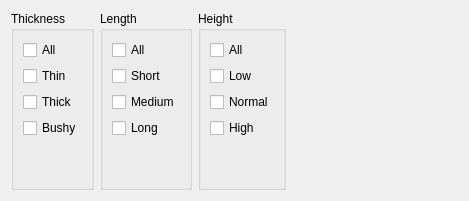
       <widget class="QWidget" name="eyebrowsB">
        <layout class="QHBoxLayout" name="horizontalLayout_37">
         <item>
          <widget class="QGroupBox" name="groupBox_92">
           <property name="title">
            <string>Thickness</string>
           </property>
           <layout class="QVBoxLayout" name="verticalLayout_87">
            <item>
             <widget class="QCheckBox" name="checkBox_432">
              <property name="text">
               <string>All</string>
              </property>
             </widget>
            </item>
            <item>
             <widget class="QCheckBox" name="checkBox_433">
              <property name="text">
               <string>Thin</string>
              </property>
             </widget>
            </item>
            <item>
             <widget class="QCheckBox" name="checkBox_434">
              <property name="text">
               <string>Thick</string>
              </property>
             </widget>
            </item>
            <item>
             <widget class="QCheckBox" name="checkBox_435">
              <property name="text">
               <string>Bushy</string>
              </property>
             </widget>
            </item>
            <item>
             <spacer name="verticalSpacer_86">
              <property name="orientation">
               <enum>Qt::Vertical</enum>
              </property>
              <property name="sizeHint" stdset="0">
               <size>
                <width>20</width>
                <height>40</height>
               </size>
              </property>
             </spacer>
            </item>
           </layout>
          </widget>
         </item>
         <item>
          <widget class="QGroupBox" name="groupBox_93">
           <property name="title">
            <string>Length</string>
           </property>
           <layout class="QVBoxLayout" name="verticalLayout_88">
            <item>
             <widget class="QCheckBox" name="checkBox_436">
              <property name="text">
               <string>All</string>
              </property>
             </widget>
            </item>
            <item>
             <widget class="QCheckBox" name="checkBox_437">
              <property name="text">
               <string>Short</string>
              </property>
             </widget>
            </item>
            <item>
             <widget class="QCheckBox" name="checkBox_438">
              <property name="text">
               <string>Medium</string>
              </property>
             </widget>
            </item>
            <item>
             <widget class="QCheckBox" name="checkBox_439">
              <property name="text">
               <string>Long</string>
              </property>
             </widget>
            </item>
            <item>
             <spacer name="verticalSpacer_87">
              <property name="orientation">
               <enum>Qt::Vertical</enum>
              </property>
              <property name="sizeHint" stdset="0">
               <size>
                <width>20</width>
                <height>40</height>
               </size>
              </property>
             </spacer>
            </item>
           </layout>
          </widget>
         </item>
         <item>
          <widget class="QGroupBox" name="groupBox_94">
           <property name="title">
            <string>Height</string>
           </property>
           <layout class="QVBoxLayout" name="verticalLayout_89">
            <item>
             <widget class="QCheckBox" name="checkBox_440">
              <property name="text">
               <string>All</string>
              </property>
             </widget>
            </item>
            <item>
             <widget class="QCheckBox" name="checkBox_441">
              <property name="text">
               <string>Low</string>
              </property>
             </widget>
            </item>
            <item>
             <widget class="QCheckBox" name="checkBox_442">
              <property name="text">
               <string>Normal</string>
              </property>
             </widget>
            </item>
            <item>
             <widget class="QCheckBox" name="checkBox_443">
              <property name="text">
               <string>High</string>
              </property>
             </widget>
            </item>
            <item>
             <spacer name="verticalSpacer_88">
              <property name="orientation">
               <enum>Qt::Vertical</enum>
              </property>
              <property name="sizeHint" stdset="0">
               <size>
                <width>20</width>
                <height>40</height>
               </size>
              </property>
             </spacer>
            </item>
           </layout>
          </widget>
         </item>
         <item>
          <spacer name="horizontalSpacer_40">
           <property name="orientation">
            <enum>Qt::Horizontal</enum>
           </property>
           <property name="sizeHint" stdset="0">
            <size>
             <width>172</width>
             <height>20</height>
            </size>
           </property>
          </spacer>
         </item>
        </layout>
       </widget>
